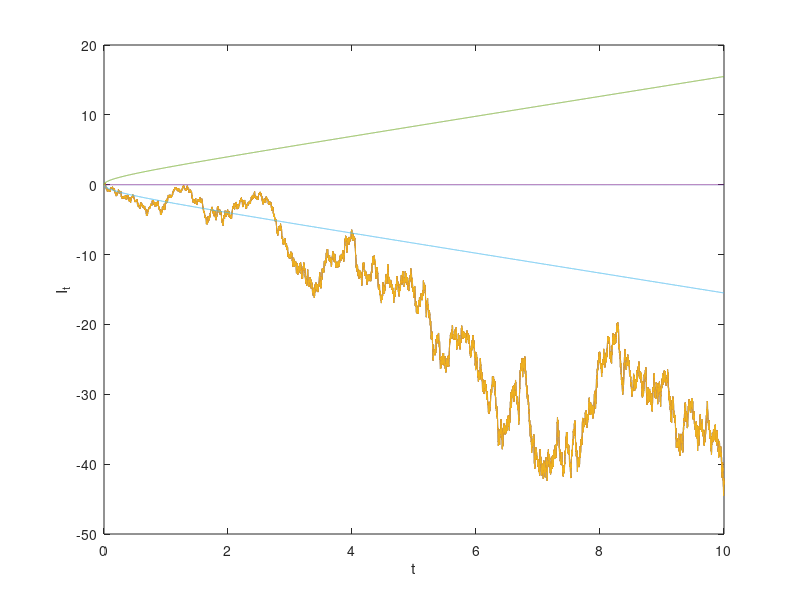
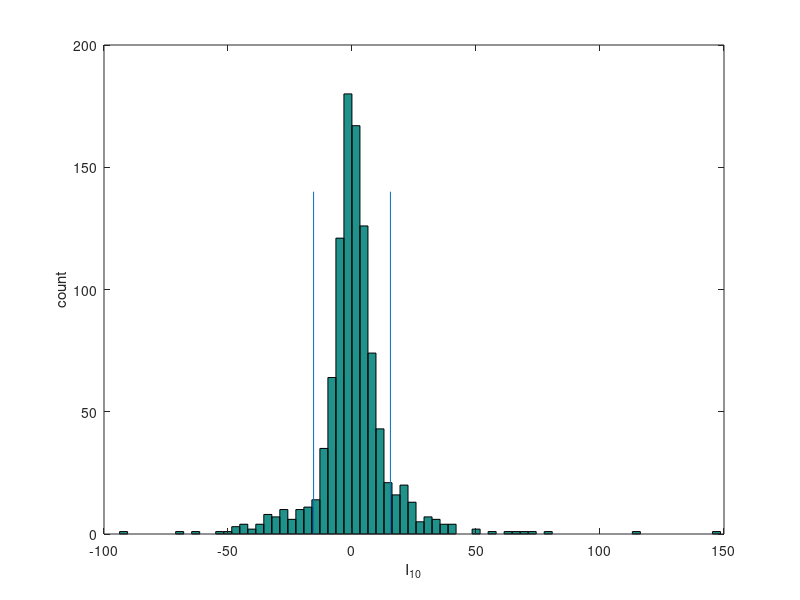
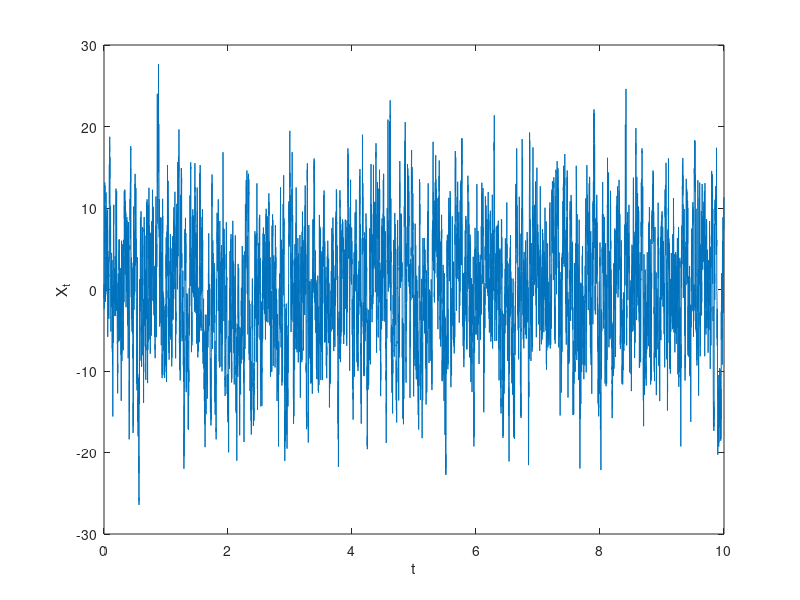
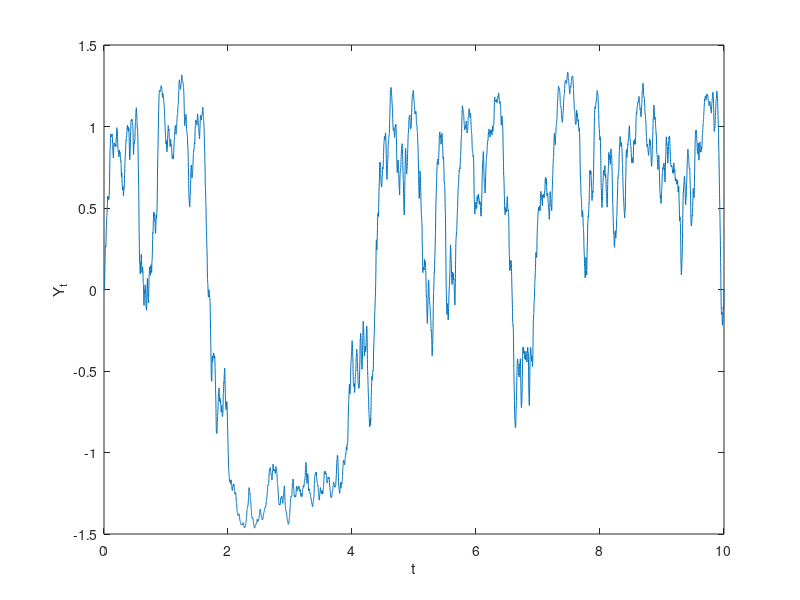

Source code (MATLAB) for these figures, in order:
%% MAIN assignment 1
clear all;

seed = 33;
rng(seed)



% Another seed was used in the report. I know that this is the point of 
% having a seed in the first place, but I have been unable to find it.
% It is late now and have to hand in in a moment, but the qualitative finds
% are still the same. Just saw now that all figures must print without 
% altering the code at all. That is the reason for the ugly, ugly placement
% of brownian motion all over the place. Soryy about that. 

%% Brownian motion

% Time domain, coarseness of grid and number of realizations.  
T=10;
N=10^4;

% the dimensionality of the brownian motion. 
nB=1;

% Time step
dt = T/N;

% Simulation of brownian motion as cumulative sum of the increments.
% Time axis included. 
dB = sqrt(dt) .* randn(nB,N);
B = [ zeros(nB,1) , cumsum(dB,2)];
Tw = 0:dt:T;
%% Stochastic Integral

% Initialization of the solutions. 
nB=3;
x0 = zeros(nB,1);
nx = size(x0,1);
X = zeros(nx,N+1);


sigma = 2;

% Euler-Maruyama, with no drift term. 
for k=1:N                                       
    g = sigma.*sqrt(1+B(:,k).^2);  
    X(:,k+1) = X(:,k)+g.*dB(:,k);                   
end

pvar = (sigma^2).*(Tw+(1/2).*Tw.^2);
mvar = -(sigma^2.*(Tw+(1/2).*Tw.^2));

mean = zeros(1,length(Tw));
pstd = sqrt(pvar);
mstd = -sqrt(pvar);
%% Plots for 3 realizations with mean and +- std. 
figure(1)
plot(Tw,X(1,:))
hold on 
plot(Tw,X(2,:))
plot(Tw,X(3,:))
plot(Tw,mean)
plot(Tw,pstd)
plot(Tw,mstd)
hold off
xlabel("t")
ylabel("I_t")

%% Histograms for the distribution at t=10


% Time domain, coarseness of grid and number of realizations.  
T=10;
N=10^4;

% the dimensionality of the brownian motion. 
nB=1000;

% Time step
dt = T/N;

% Simulation of brownian motion as cumulative sum of the increments.
% Time axis included. 
dB = sqrt(dt) .* randn(nB,N);
B = [ zeros(nB,1) , cumsum(dB,2)];
Tw = 0:dt:T;

x0 = zeros(nB,1);
nx = size(x0,1);
X = zeros(nx,N+1);


sigma = 2;

% Euler-Maruyama, with no drift term. 
for k=1:N                                       
    g = sigma.*sqrt(1+B(:,k).^2);  
    X(:,k+1) = X(:,k)+g.*dB(:,k);                   
end

pvar = (sigma^2).*(Tw+(1/2).*Tw.^2);
mvar = -(sigma^2.*(Tw+(1/2).*Tw.^2));

mean = zeros(1,length(Tw));
pstd = sqrt(pvar);
mstd = -sqrt(pvar);
figure(2)
std = sqrt(4*(T+(T^2)/2));
hist(X(:,length(X)),75)
xlabel("I_{10}")
ylabel("count")
line([std std], [0 140])
line([-std -std], [0 140])
%% 3b

% Time domain, coarseness of grid and number of realizations.  
T=10;
N=10^4;

% the dimensionality of the brownian motion. 
nB=1;

% Time step
dt = T/N;

% Simulation of brownian motion as cumulative sum of the increments.
% Time axis included. 
dB = sqrt(dt) .* randn(nB,N);
B = [ zeros(nB,1) , cumsum(dB,2)];
Tw = 0:dt:T;
sigma = 100;
lambda = 100;
s = 2;

% Pre-allocation and IC's. 
x0 = [0;0];
nx = size(x0,1);
X1 = zeros(nx,N+1); 
X1(:,1) = x0;    

% The Euler Maruyama Method, with time and white noise steps. 
for k=1:N           
    dt = Tw(k+1)-Tw(k);                
    dB = B(:,k+1)-B(:,k);           
    f = [-lambda*X1(1,k);-sin(X1(2,k))+s.*X1(1,k).*cos(X1(2,k))];     
    g = [sigma;0.0];       
    X1(:,k+1) = X1(:,k)+f.*dt+g.*dB;                   
end

figure(3)
plot(Tw,X1(1,:))
xlabel("t")
ylabel("X_t")
figure(4)
plot(Tw,X1(2,:))
xlabel("t")
ylabel("Y_t")

% no need to include? 
figure(5)
plot(X1(1,1:500),X1(2,1:500))
xlabel("X_t")
ylabel("Y_t")



%% 3c
figure(6)
plot(Tw,B)
xlabel("t")
ylabel("B_t")

% very rough approximation of integral
intX=cumsum(X1(1,:));

figure(100)
plot(Tw,intX/1000)
xlabel("t")
ylabel("int_0^t X_s ds")
%%
diffB = intX/1000 - B;

plot(diffB)
%% 3d


sigma = 100;
lambda = 100;
s = 2;

% Pre-allocation and IC's. 
x0 = 0;
nx = size(x0,1);
X2 = zeros(nx,N+1); 
X2(:,1) = x0;    

% The Euler Maruyama Method, with time and white noise steps. 
for k=1:N           
    dt = Tw(k+1)-Tw(k);                
    dB = B(:,k+1)-B(:,k);           
    f = -sin(X2(k));     
    g = s.*cos(X2(k));       
    X2(:,k+1) = X2(:,k)+f.*dt+g.*dB;    
end

figure(8)
plot(Tw,X2(1,:))
xlabel("t")
ylabel("Y_t^I")

figure(11)
plot(Tw,X1(2,:))
hold on
plot(Tw,X2(1,:))
xlabel("t")
ylabel("Y")
legend("Y_t","Y_t^I")
%%

X1mX2 = X1(2,:)-X2(1,:);

figure(12)
plot(Tw,X1mX2)
xlabel("t")
ylabel("Y_t-Y_t^I")
%% 3e

x0 = 0;
nx = size(x0,1);
X3 = zeros(nx,N+1); 
X3(:,1) = x0;   

for k=1:N           
    dt = Tw(k+1)-Tw(k);                
    dB = B(:,k+1)-B(:,k);           
    f = -sin(X3(k));     
    g = s*cos(X3(k));
    % Euler-Maruyama predictor step. 
    X3(:,k+1) = X3(:,k)+f.*dt+g.*dB;
    % Modification of drift and diffusion. 
    f_tilde = (1/2).*(-sin(X3(k))-sin(X3(k+1)));
    g_tilde = (1/2).*(s.*cos(X3(k))+s.*cos(X3(k+1)));
    X3(:,k+1) = X3(:,k)+f_tilde.*dt+g_tilde.*dB;
end

figure(9)
plot(Tw,X3(1,:))
xlabel("t")
ylabel("Y_t^S")


X1mX3=X1(2,:)-X3(1,:);

figure(10)
plot(Tw,X1(2,:))
hold on
plot(Tw,X3(1,:))
xlabel("t")
ylabel("Y")
legend("Y_t","Y_t^S")

figure(15)
plot(Tw,X1mX3)
xlabel("t")
ylabel("Y_t-Y_t^S")



%% 3f Numerical verification of the conversion between stratonovich and Ito


% Time domain, coarseness of grid and number of realizations.  
T=2;
N=10^3;
nB=1;

% Time step
dt = T/N;

% Simulation of brownian motion as cumulative sum of the increments.
% Time axis included. 
dB = sqrt(dt) * randn(nB,N);
B = [ zeros(nB,1) , cumsum(dB,2)];
Tw = 0:dt:T;
s = 2;

x0 = 0;
nx = size(x0,1);
X4 = zeros(nx,N+1); 
X4(:,1) = x0;   

for k=1:N           
    dt = Tw(k+1)-Tw(k);                
    dB = B(:,k+1)-B(:,k);           
    f = X4(k)*sqrt(1-X4(k).^2);     
    g = s*(1-X4(k).^2);
    % Euler-Maruyama predictor step. 
    X4(:,k+1) = X4(:,k)+f*dt+g*dB;
    % Modification of drift and diffusion. 
    f_tilde = (1/2)*(-X4(k)*sqrt(1-X4(k).^2)-X4(k+1)*sqrt(1-X4(k+1).^2));
    g_tilde = (1/2)*(s*(1-X4(k).^2)+s*(1-X4(k+1).^2));
    X4(:,k+1) = X4(:,k)+f_tilde*dt+g_tilde*dB;
end


% Pre-allocation and IC's. 
x0 = 0;
nx = size(x0,1);
X5 = zeros(nx,N+1); 
X5(:,1) = x0;    

% The Euler Maruyama Method, with time and white noise steps. 
for k=1:N           
    dt = Tw(k+1)-Tw(k);                
    dB = B(:,k+1)-B(:,k);           
    f = -X5(k)*sqrt(1-X5(k).^2)-s.^2*(X5(k)-X5(k).^3);     
    g = s*(1-X5(k).^2);       
    X5(:,k+1) = X5(:,k)+f*dt+g*dB;    
end

figure(10)
plot(Tw,X4(1,:))
hold on
plot(Tw,X5(1,:))
legend("Stratonovich","Ito")
title("Stratonovich vs Ito")
xlabel("t")
ylabel("Z_t")

